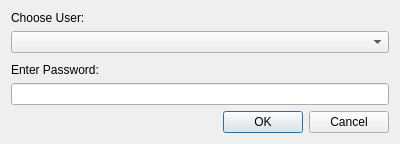
<?xml version="1.0" encoding="UTF-8"?>
<ui version="4.0">
 <class>DialogPassword</class>
 <widget class="QDialog" name="DialogPassword">
  <property name="geometry">
   <rect>
    <x>0</x>
    <y>0</y>
    <width>400</width>
    <height>144</height>
   </rect>
  </property>
  <property name="windowTitle">
   <string>Dialog</string>
  </property>
  <layout class="QGridLayout" name="gridLayout">
   <item row="0" column="0">
    <layout class="QVBoxLayout" name="verticalLayout">
     <item>
      <widget class="QLabel" name="label_2">
       <property name="text">
        <string>Choose User:</string>
       </property>
      </widget>
     </item>
     <item>
      <widget class="QComboBox" name="m_userCombo"/>
     </item>
     <item>
      <spacer name="verticalSpacer">
       <property name="orientation">
        <enum>Qt::Vertical</enum>
       </property>
       <property name="sizeHint" stdset="0">
        <size>
         <width>20</width>
         <height>40</height>
        </size>
       </property>
      </spacer>
     </item>
     <item>
      <widget class="QLabel" name="label">
       <property name="text">
        <string>Enter Password:</string>
       </property>
      </widget>
     </item>
     <item>
      <widget class="QLineEdit" name="m_passwordEdit"/>
     </item>
     <item>
      <widget class="QDialogButtonBox" name="buttonBox">
       <property name="orientation">
        <enum>Qt::Horizontal</enum>
       </property>
       <property name="standardButtons">
        <set>QDialogButtonBox::Cancel|QDialogButtonBox::Ok</set>
       </property>
      </widget>
     </item>
    </layout>
   </item>
  </layout>
 </widget>
 <tabstops>
  <tabstop>m_passwordEdit</tabstop>
  <tabstop>m_userCombo</tabstop>
 </tabstops>
 <resources/>
 <connections>
  <connection>
   <sender>buttonBox</sender>
   <signal>accepted()</signal>
   <receiver>DialogPassword</receiver>
   <slot>accept()</slot>
   <hints>
    <hint type="sourcelabel">
     <x>248</x>
     <y>254</y>
    </hint>
    <hint type="destinationlabel">
     <x>157</x>
     <y>274</y>
    </hint>
   </hints>
  </connection>
  <connection>
   <sender>buttonBox</sender>
   <signal>rejected()</signal>
   <receiver>DialogPassword</receiver>
   <slot>reject()</slot>
   <hints>
    <hint type="sourcelabel">
     <x>316</x>
     <y>260</y>
    </hint>
    <hint type="destinationlabel">
     <x>286</x>
     <y>274</y>
    </hint>
   </hints>
  </connection>
 </connections>
</ui>
